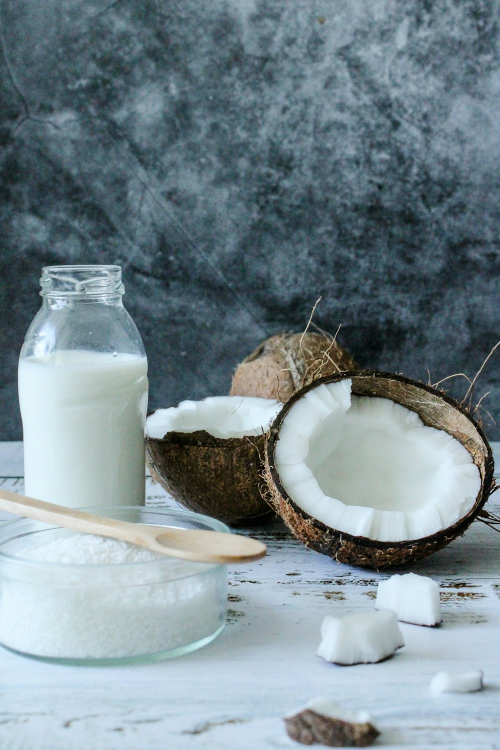
#> input picture data/coco/0028.jpeg, 1000 x 1500 px (shown at 1/2 size); its folder holds only this picture in this run
$ jupyter execute --allow-errors coco.ipynb
#> lines starting #> are read from the running program, lines starting #| are printed output that depends on the picture
[cell 1]
import os

# Directory containing images
directory = 'data\coco'

# Get list of files in the directory
files = os.listdir(directory)

# Iterate through files and remove those with extensions other than .jpeg, .jpg, and .png
for file in files:
    if not file.lower().endswith(('.jpeg', '.jpg', '.png')):
        os.remove(os.path.join(directory, file))
        print(f"Removed: {file}")

[cell 2]
import tensorflow as tf
import os

#> (a cell that did not finish here is left out)

[cell 4]
tf.config.list_physical_devices('GPU')
#> (this line was passed over: tensorflow is not available in this run)

[cell 5]
def segment(image, threshold=25):
    global bg
    # find the absolute difference between background and current frame
    diff = cv2.absdiff(bg.astype("uint8"), image)

    # threshold the diff image so that we get the foreground
    thresholded = cv2.threshold(diff, threshold, 255, cv2.THRESH_BINARY)[1]

    # get the contours in the thresholded image
    (cnts, _) = cv2.findContours(thresholded.copy(), cv2.RETR_EXTERNAL, cv2.CHAIN_APPROX_SIMPLE)

    # return None, if no contours detected
    if len(cnts) == 0:
        return
    else:
        # based on contour area, get the maximum contour which is the hand
        segmented = max(cnts, key=cv2.contourArea)
        return (thresholded, segmented)

[cell 6]
import keras
from keras.datasets import mnist
from keras.models import Sequential
from keras.layers import Dense, Dropout, Flatten, BatchNormalization
from keras.layers import Activation, Dropout
from keras.layers import Conv2D, MaxPooling2D
from keras import backend as K
from keras.optimizers import Adam


# model
#> (the rest of this cell did not finish here and is left out)

[cell 7]
DATASET_PATH = 'data\coco'

dataset_path = os.path.join(DATASET_PATH, '*')
import glob
dataset_path = glob.glob(dataset_path)
dataset_path

[cell 8]
import cv2

# Load the image using cv2.imread()
image = cv2.imread(r'data\coco\0025.jpeg')

# Check if the image is loaded successfully
if image is not None:
    # Resize the image
    resized_image = cv2.resize(image, (100, 120))
    # Display the resized image
    cv2.imshow('Resized Image', resized_image)
    cv2.waitKey(0)
    cv2.destroyAllWindows()
else:
    print('Failed to load the image.')

[cell 9]
import os
import cv2
import glob
import numpy as np

loaded_images = []
list_of_gestures = ['coco']

for gesture in list_of_gestures:
    dataset_path = "data//" + gesture
    gesture_path = os.path.join(dataset_path, '*')
    gest_path = glob.glob(gesture_path)
    k = 0
    for i in range(len(gest_path)):
        if k < 1600:
            image = cv2.imread(gest_path[i])
#> image is the input picture: shape (1500, 1000, 3); mean B, G, R 143.7, 137, 120.4
            gray_image = cv2.cvtColor(image, cv2.COLOR_BGR2GRAY)
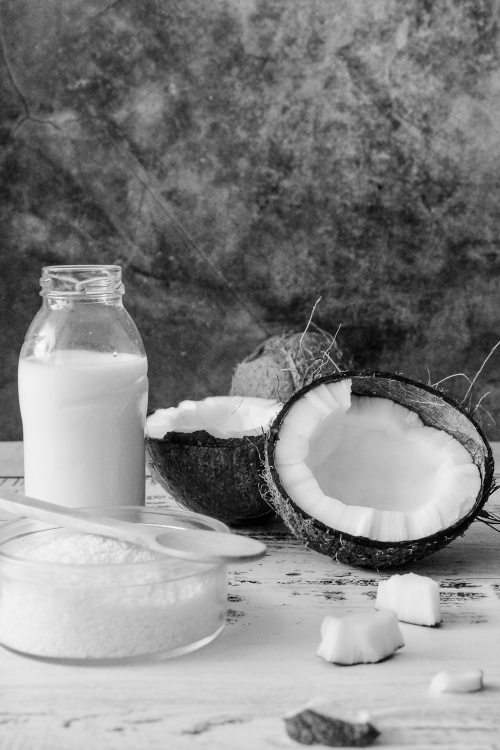
#> gray_image: shape (1500, 1000) (shown at 1/2 size); min 0, max 254, mean 132.8
            gray_image = cv2.resize(gray_image, (100, 120))
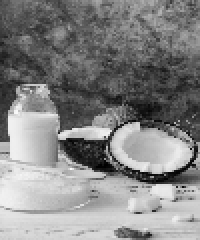
#> gray_image: shape (120, 100) (shown 2 times larger); min 1, max 252, mean 132.8
            loaded_images.append(gray_image)
        k += 1

print(len(loaded_images))
#| 1

num_classes = 293
outputVectors = []

for i in range(len(loaded_images)):
    # Assuming your output vector needs to be all zeros except for one element set to 1
    output_vector = np.zeros(num_classes)
    output_vector[i % num_classes] = 1
    outputVectors.append(output_vector)
#> this loop made 1 pass
#> after the loop, outputVectors = 1 item

outputVectors = np.array(outputVectors)

print(outputVectors.shape)
#| (1, 293)

[cell 10]
X = np.asarray(loaded_images)
y = np.asarray(outputVectors)
print(X.shape)
#| (1, 120, 100)
print(y.shape)
#| (1, 293)

$ run again, on data/coco/0058.jpeg
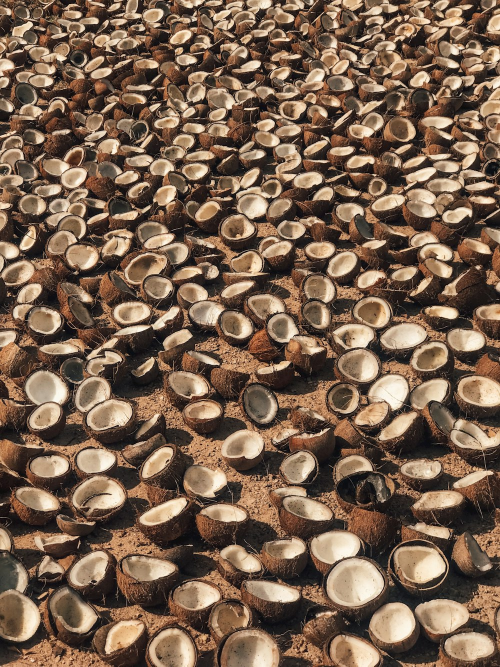
#> input picture data/coco/0058.jpeg, 1000 x 1333 px (shown at 1/2 size)
#> image is the input picture: shape (1333, 1000, 3); mean B, G, R 78.8, 97.9, 121.8
#> `gray_image = cv2.cvtColor(image, cv2.COLOR_BGR2GRAY)`:
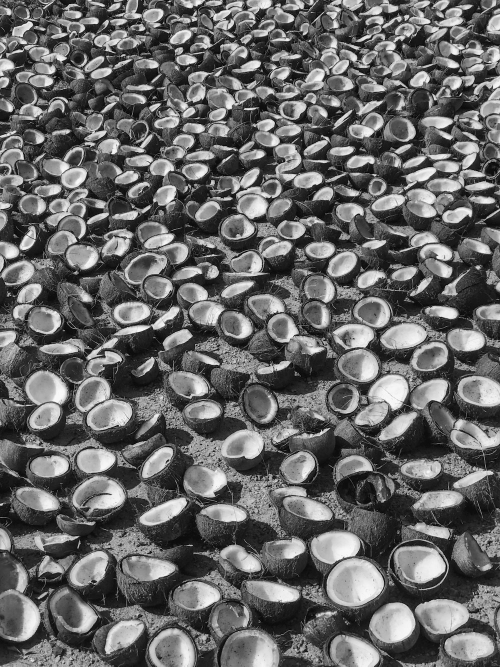
#> gray_image: shape (1333, 1000) (shown at 1/2 size); min 0, max 254, mean 102.9
#> `gray_image = cv2.resize(gray_image, (100, 120))`:
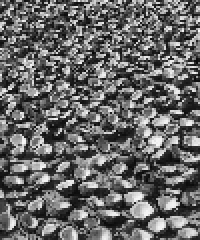
#> gray_image: shape (120, 100) (shown 2 times larger); min 6, max 247, mean 103.1
#| 1
#> the loop `for i in range(len(loaded_images)):` made 1 pass
#> after the loop `for i in range(len(loaded_images)):`: outputVectors = 1 item
#| (1, 293)
#| (1, 120, 100)
#| (1, 293)

$ run again, on data/coco/0060.jpeg
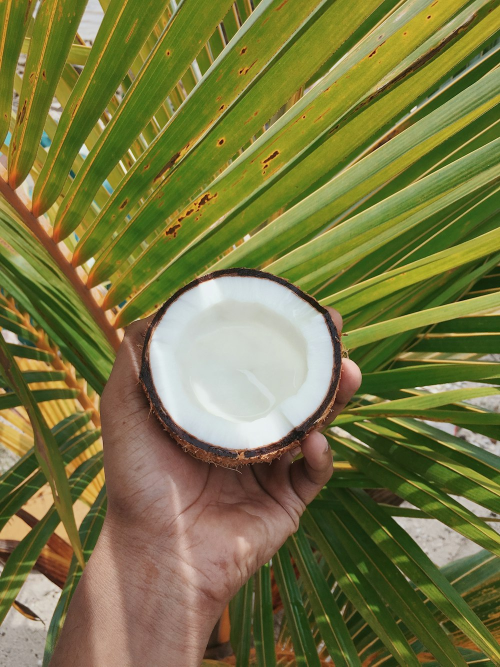
#> input picture data/coco/0060.jpeg, 1000 x 1333 px (shown at 1/2 size)
#> image is the input picture: shape (1333, 1000, 3); mean B, G, R 65.7, 118.3, 119.7
#> `gray_image = cv2.cvtColor(image, cv2.COLOR_BGR2GRAY)`:
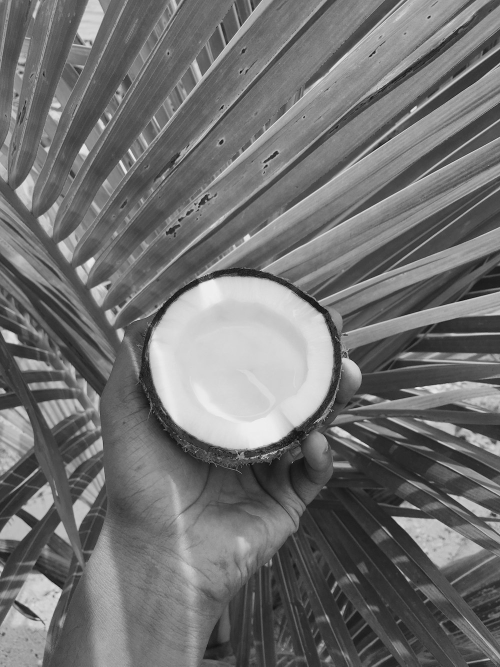
#> gray_image: shape (1333, 1000) (shown at 1/2 size); min 2, max 243, mean 112.7
#> `gray_image = cv2.resize(gray_image, (100, 120))`:
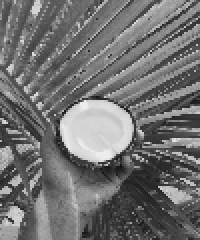
#> gray_image: shape (120, 100) (shown 2 times larger); min 16, max 239, mean 112.7
#| 1
#> the loop `for i in range(len(loaded_images)):` made 1 pass
#> after the loop `for i in range(len(loaded_images)):`: outputVectors = 1 item
#| (1, 293)
#| (1, 120, 100)
#| (1, 293)

$ run again, on data/coco/0036.jpeg
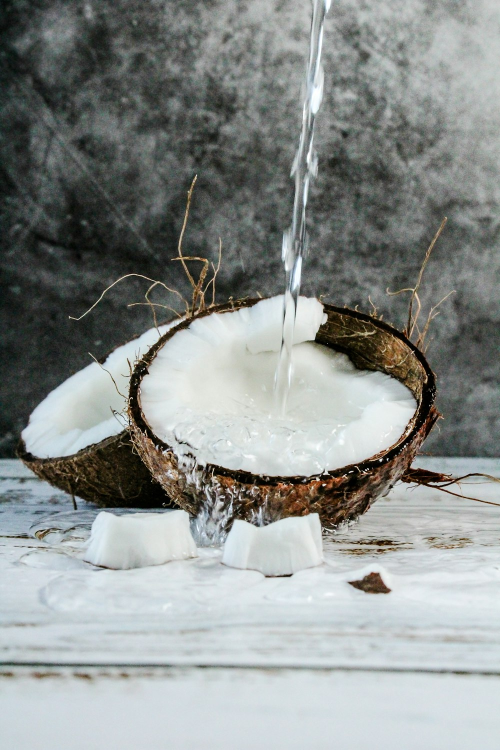
#> input picture data/coco/0036.jpeg, 1000 x 1500 px (shown at 1/2 size)
#> image is the input picture: shape (1500, 1000, 3); mean B, G, R 141.7, 144.1, 139.6
#> `gray_image = cv2.cvtColor(image, cv2.COLOR_BGR2GRAY)`:
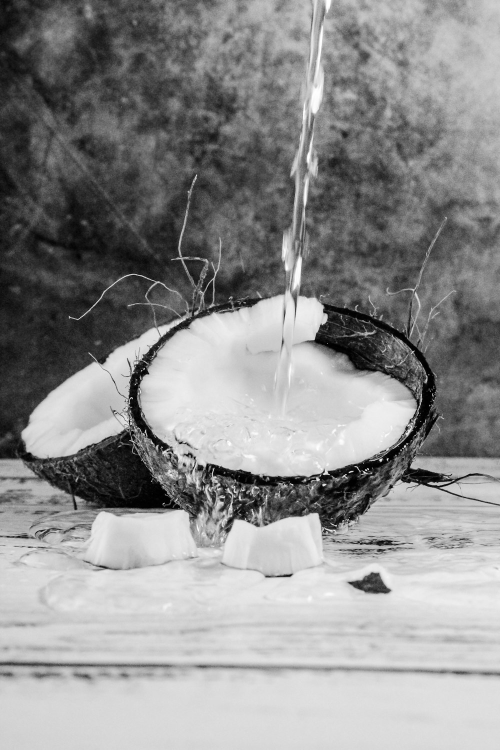
#> gray_image: shape (1500, 1000) (shown at 1/2 size); min 0, max 255, mean 142.5
#> `gray_image = cv2.resize(gray_image, (100, 120))`:
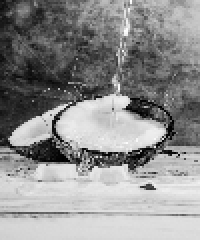
#> gray_image: shape (120, 100) (shown 2 times larger); min 0, max 254, mean 142.5
#| 1
#> the loop `for i in range(len(loaded_images)):` made 1 pass
#> after the loop `for i in range(len(loaded_images)):`: outputVectors = 1 item
#| (1, 293)
#| (1, 120, 100)
#| (1, 293)
